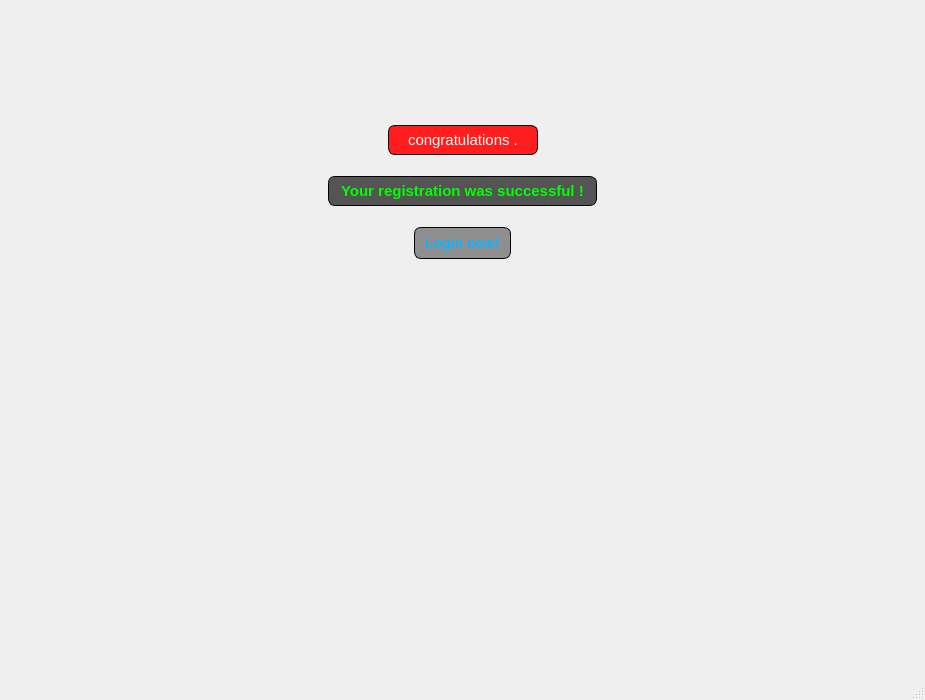
<?xml version="1.0" encoding="UTF-8"?>
<ui version="4.0">
 <class>wellcome</class>
 <widget class="QMainWindow" name="wellcome">
  <property name="geometry">
   <rect>
    <x>0</x>
    <y>0</y>
    <width>925</width>
    <height>700</height>
   </rect>
  </property>
  <property name="windowTitle">
   <string>MainWindow</string>
  </property>
  <property name="styleSheet">
   <string notr="true">#centralwidget
{
	border-image: url(:/img/C:/Users/DELTAcomputer/Desktop/lib1.jpg);
}</string>
  </property>
  <widget class="QWidget" name="centralwidget">
   <layout class="QHBoxLayout" name="horizontalLayout_2">
    <item>
     <spacer name="horizontalSpacer_3">
      <property name="orientation">
       <enum>Qt::Horizontal</enum>
      </property>
      <property name="sizeHint" stdset="0">
       <size>
        <width>40</width>
        <height>20</height>
       </size>
      </property>
     </spacer>
    </item>
    <item>
     <layout class="QVBoxLayout" name="verticalLayout">
      <property name="leftMargin">
       <number>20</number>
      </property>
      <property name="topMargin">
       <number>20</number>
      </property>
      <property name="rightMargin">
       <number>20</number>
      </property>
      <property name="bottomMargin">
       <number>20</number>
      </property>
      <item>
       <spacer name="verticalSpacer_2">
        <property name="orientation">
         <enum>Qt::Vertical</enum>
        </property>
        <property name="sizeType">
         <enum>QSizePolicy::Fixed</enum>
        </property>
        <property name="sizeHint" stdset="0">
         <size>
          <width>30</width>
          <height>60</height>
         </size>
        </property>
       </spacer>
      </item>
      <item>
       <widget class="QPushButton" name="WellBtn">
        <property name="styleSheet">
         <string notr="true">#WellBtn
{
border : 20px;
}</string>
        </property>
        <property name="text">
         <string/>
        </property>
        <property name="icon">
         <iconset>
          <normaloff>C:/Users/DELTAcomputer/Desktop/well.PNG</normaloff>C:/Users/DELTAcomputer/Desktop/well.PNG</iconset>
        </property>
        <property name="iconSize">
         <size>
          <width>200</width>
          <height>200</height>
         </size>
        </property>
       </widget>
      </item>
      <item>
       <spacer name="verticalSpacer">
        <property name="orientation">
         <enum>Qt::Vertical</enum>
        </property>
        <property name="sizeType">
         <enum>QSizePolicy::Fixed</enum>
        </property>
        <property name="sizeHint" stdset="0">
         <size>
          <width>20</width>
          <height>5</height>
         </size>
        </property>
       </spacer>
      </item>
      <item>
       <widget class="QWidget" name="laaye" native="true">
        <layout class="QVBoxLayout" name="verticalLayout_3">
         <property name="leftMargin">
          <number>1</number>
         </property>
         <property name="topMargin">
          <number>1</number>
         </property>
         <property name="rightMargin">
          <number>1</number>
         </property>
         <property name="bottomMargin">
          <number>1</number>
         </property>
         <item>
          <layout class="QHBoxLayout" name="horizontalLayout">
           <property name="leftMargin">
            <number>10</number>
           </property>
           <property name="topMargin">
            <number>10</number>
           </property>
           <property name="rightMargin">
            <number>10</number>
           </property>
           <property name="bottomMargin">
            <number>10</number>
           </property>
           <item>
            <spacer name="horizontalSpacer">
             <property name="orientation">
              <enum>Qt::Horizontal</enum>
             </property>
             <property name="sizeHint" stdset="0">
              <size>
               <width>40</width>
               <height>20</height>
              </size>
             </property>
            </spacer>
           </item>
           <item>
            <widget class="QLabel" name="WellLabel2">
             <property name="font">
              <font>
               <pointsize>-1</pointsize>
               <weight>50</weight>
               <bold>false</bold>
              </font>
             </property>
             <property name="styleSheet">
              <string notr="true">#WellLabel2
{
font-size: 15px;
    letter-spacing: -.40px;
color : white;
border : 1.25px solid black;
border-radius : 7px;
background-color : rgb(255, 29, 29);
    padding: 5px 15px;

}</string>
             </property>
             <property name="text">
              <string>congratulations .</string>
             </property>
            </widget>
           </item>
           <item>
            <spacer name="horizontalSpacer_2">
             <property name="orientation">
              <enum>Qt::Horizontal</enum>
             </property>
             <property name="sizeHint" stdset="0">
              <size>
               <width>40</width>
               <height>20</height>
              </size>
             </property>
            </spacer>
           </item>
          </layout>
         </item>
         <item>
          <layout class="QHBoxLayout" name="horizontalLayout_4">
           <property name="leftMargin">
            <number>20</number>
           </property>
           <property name="topMargin">
            <number>5</number>
           </property>
           <property name="rightMargin">
            <number>20</number>
           </property>
           <property name="bottomMargin">
            <number>5</number>
           </property>
           <item>
            <spacer name="horizontalSpacer_7">
             <property name="orientation">
              <enum>Qt::Horizontal</enum>
             </property>
             <property name="sizeHint" stdset="0">
              <size>
               <width>40</width>
               <height>20</height>
              </size>
             </property>
            </spacer>
           </item>
           <item>
            <widget class="QLabel" name="WellLabel">
             <property name="font">
              <font>
               <pointsize>-1</pointsize>
               <weight>75</weight>
               <bold>true</bold>
              </font>
             </property>
             <property name="styleSheet">
              <string notr="true">#WellLabel
{
font-size: 15px;
    letter-spacing: -.50px;
color : rgb(0, 255, 0);
border : 1.25px solid black;
border-radius : 7px;
background-color : rgba(0, 0, 0,0.65);
    padding: 5px 8px;

}</string>
             </property>
             <property name="text">
              <string>Your registration was successful !</string>
             </property>
            </widget>
           </item>
           <item>
            <spacer name="horizontalSpacer_8">
             <property name="orientation">
              <enum>Qt::Horizontal</enum>
             </property>
             <property name="sizeHint" stdset="0">
              <size>
               <width>40</width>
               <height>20</height>
              </size>
             </property>
            </spacer>
           </item>
          </layout>
         </item>
         <item>
          <layout class="QHBoxLayout" name="horizontalLayout_3">
           <property name="leftMargin">
            <number>0</number>
           </property>
           <property name="topMargin">
            <number>10</number>
           </property>
           <property name="rightMargin">
            <number>0</number>
           </property>
           <property name="bottomMargin">
            <number>20</number>
           </property>
           <item>
            <spacer name="horizontalSpacer_5">
             <property name="orientation">
              <enum>Qt::Horizontal</enum>
             </property>
             <property name="sizeHint" stdset="0">
              <size>
               <width>40</width>
               <height>20</height>
              </size>
             </property>
            </spacer>
           </item>
           <item>
            <widget class="QWidget" name="layeh" native="true">
             <property name="font">
              <font>
               <weight>75</weight>
               <bold>true</bold>
               <underline>true</underline>
              </font>
             </property>
             <property name="styleSheet">
              <string notr="true">#layeh
{
background-color : rgba(0, 0, 0,0.4);
border : 1.25px solid black;
border-radius : 7px;
}</string>
             </property>
             <layout class="QVBoxLayout" name="verticalLayout_2">
              <property name="leftMargin">
               <number>5</number>
              </property>
              <property name="topMargin">
               <number>5</number>
              </property>
              <property name="rightMargin">
               <number>5</number>
              </property>
              <property name="bottomMargin">
               <number>5</number>
              </property>
              <item>
               <widget class="QPushButton" name="BackBtn">
                <property name="font">
                 <font>
                  <pointsize>-1</pointsize>
                  <weight>75</weight>
                  <bold>true</bold>
                  <underline>false</underline>
                 </font>
                </property>
                <property name="cursor">
                 <cursorShape>PointingHandCursor</cursorShape>
                </property>
                <property name="styleSheet">
                 <string notr="true">#BackBtn
{
color : rgb(16, 179, 255);
background-color: transparent;
border-radius : 7px;
padding : 3px 6px;
font-size: 14px;
}

#BackBtn:hover {
background-color: ;
text-decoration: underline;
}</string>
                </property>
                <property name="text">
                 <string>Login now!</string>
                </property>
               </widget>
              </item>
             </layout>
            </widget>
           </item>
           <item>
            <spacer name="horizontalSpacer_6">
             <property name="orientation">
              <enum>Qt::Horizontal</enum>
             </property>
             <property name="sizeHint" stdset="0">
              <size>
               <width>40</width>
               <height>20</height>
              </size>
             </property>
            </spacer>
           </item>
          </layout>
         </item>
        </layout>
       </widget>
      </item>
      <item>
       <spacer name="verticalSpacer_3">
        <property name="orientation">
         <enum>Qt::Vertical</enum>
        </property>
        <property name="sizeHint" stdset="0">
         <size>
          <width>20</width>
          <height>40</height>
         </size>
        </property>
       </spacer>
      </item>
     </layout>
    </item>
    <item>
     <spacer name="horizontalSpacer_4">
      <property name="orientation">
       <enum>Qt::Horizontal</enum>
      </property>
      <property name="sizeHint" stdset="0">
       <size>
        <width>40</width>
        <height>20</height>
       </size>
      </property>
     </spacer>
    </item>
   </layout>
  </widget>
  <widget class="QMenuBar" name="menubar">
   <property name="geometry">
    <rect>
     <x>0</x>
     <y>0</y>
     <width>925</width>
     <height>26</height>
    </rect>
   </property>
  </widget>
  <widget class="QStatusBar" name="statusbar"/>
 </widget>
 <resources/>
 <connections/>
</ui>
